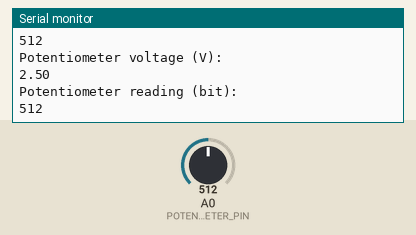
Simulated run of this sketch. Board: Arduino Uno, built with avr-gcc and run on an emulated ATmega328P. On the bench: the last lines printed to the serial monitor. The test bench sets the inputs (shaded band); at power-on: A0 (POTENTIOMETER_PIN) = 512.

Above: at 1.3 s.
1.4 s: A0 (POTENTIOMETER_PIN) set to 716
At 1.85 s:
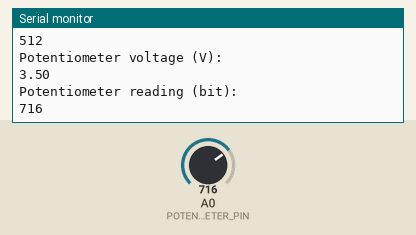
2.9 s: A0 (POTENTIOMETER_PIN) set to 900
At 3.37 s:
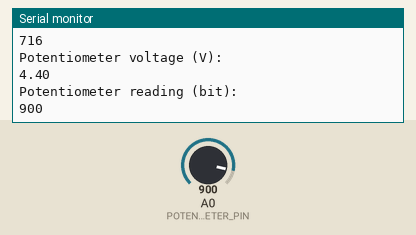
Timing chart, 0 to 5.9 s (numbered marks = the images above; inputs shaded):
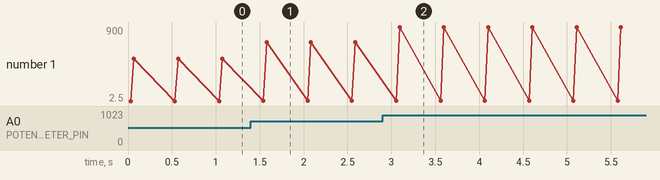

The sketch:

readPotentiometer.ino
```cpp
// Define the pin connected to the potentiometer
#define POTENTIOMETER_PIN A0

// Initialize the variables to store the potentiometer reading and voltage
int potentiometerReading = 0;
float potentiometerVoltage = 0;

void setup()
{
    // Start serial communication at 9600 baud rate
    Serial.begin(9600);
}

void loop()
{
    // Read the analog input from the potentiometer
    potentiometerReading = analogRead(POTENTIOMETER_PIN);

    // Convert the potentiometer reading to voltage
    potentiometerVoltage = potentiometerReading * (5.0 / 1023);

    // Print the calculated voltage to the serial monitor
    Serial.println("Potentiometer voltage (V):");
    Serial.println(potentiometerVoltage);

    // Print the raw potentiometer reading to the serial monitor
    Serial.println("Potentiometer reading (bit):");
    Serial.println(potentiometerReading);

    delay(500);
}
```

Measured:
- after the input at 1.4 s, the serial monitor: prints a new line after 0.14 s (image 1)
- after the input at 2.9 s, the serial monitor: prints a new line after 0.16 s (image 2)
- plotted number 1: 512 → 716 after the input at 1.4 s, 716 → 900 after the input at 2.9 s
